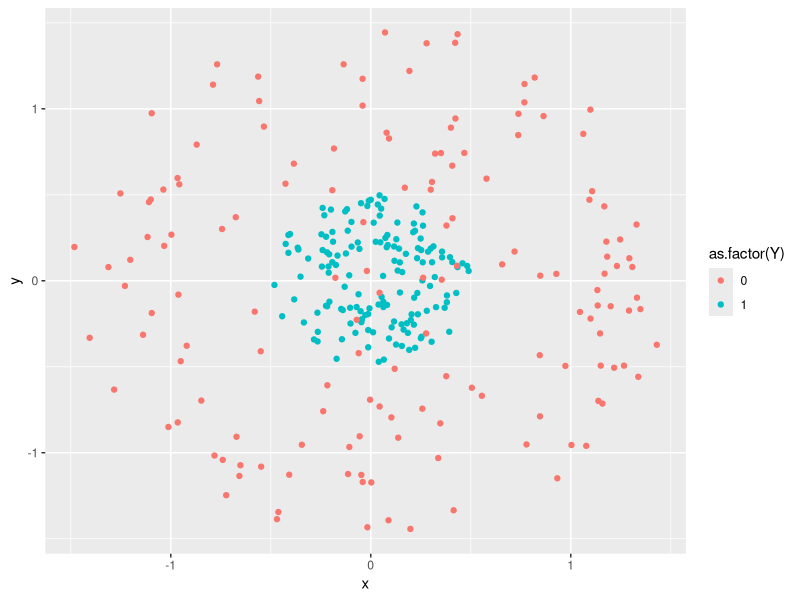
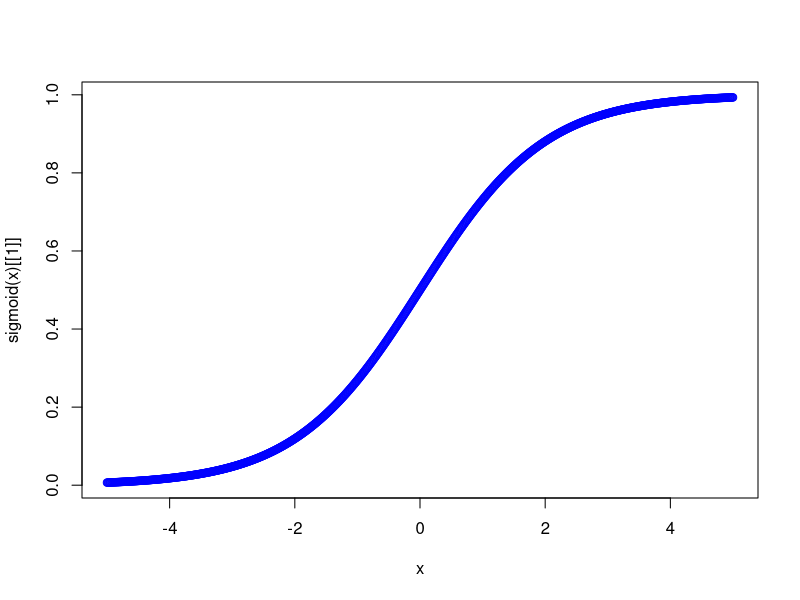
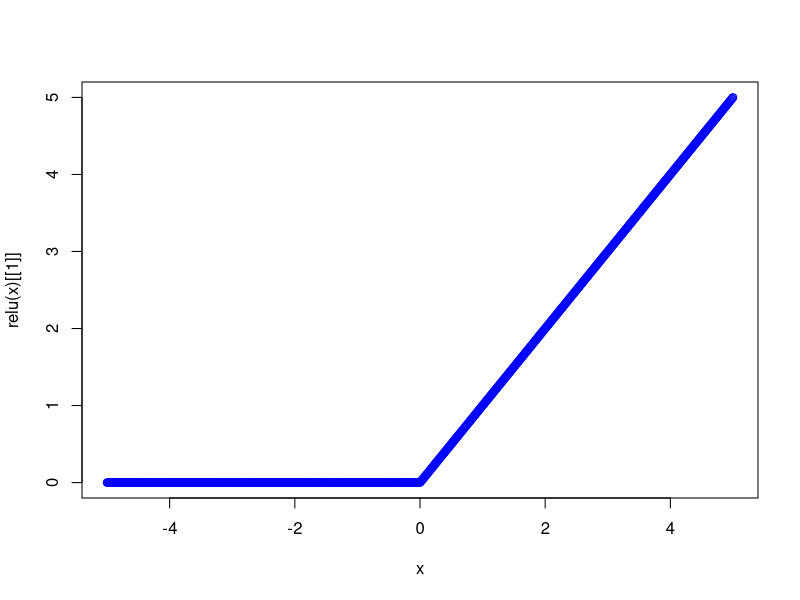

R code for these plots, in order:
# Problema de clasificacion

circulo <- function(x, R, centroX=0, centroY=0){
  r = R * sqrt(runif(x))
  theta = runif(x) * 2 * pi
  x = centroX + r * cos(theta)
  y = centroY + r * sin(theta)
  
  z = data.frame(x = x, y = y)
  return(z)
}

datos1 <- circulo(150,0.5)
datos2 <- circulo(150,1.5)

datos1$Y <- 1
datos2$Y <- 0
datos <- rbind(datos1,datos2)

rm(datos1,datos2, circulo)

library(ggplot2)
ggplot(datos,aes(x,y, col = as.factor(Y))) + geom_point()

X <- as.matrix(datos[,1:2])
Y <- as.matrix(datos[,3])

rm(datos)

# Red neuronal

neurona <- setRefClass(
  "neurona",
  fields = list(
    fun_act = "list",
    numero_conexiones = "numeric",
    numero_neuronas = "numeric",
    W = "matrix",
    b = "numeric"
  ),
  methods = list(
    initialize = function(fun_act, numero_conexiones, numero_neuronas)
    {
      fun_act <<- fun_act
      numero_conexiones <<- numero_conexiones
      numero_neuronas <<- numero_neuronas
      W <<- matrix(runif(numero_conexiones*numero_neuronas),
                   nrow = numero_conexiones)
      b <<- runif(numero_neuronas)
    }
  )
)

# Funcion sigmoide

sigmoid = function(x) {
  y = list() 
  y[[1]] <- 1 / (1 + exp(-x))
  y[[2]] <- x * (1 - x)
  return(y)
}

x <- seq(-5, 5, 0.01)
plot(x, sigmoid(x)[[1]], col='blue')

# Funcion relu

relu <- function(x){
  y <- list()
  y[[1]] <- ifelse(x<0,0,x)
  y[[2]] <- ifelse(x<0,0,1)
  return(y)
}

plot(x, relu(x)[[1]], col='blue')
